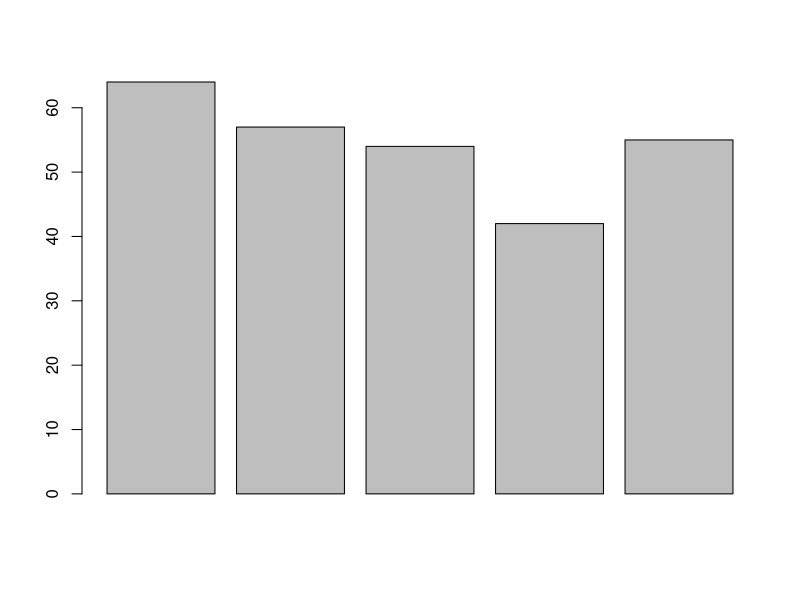
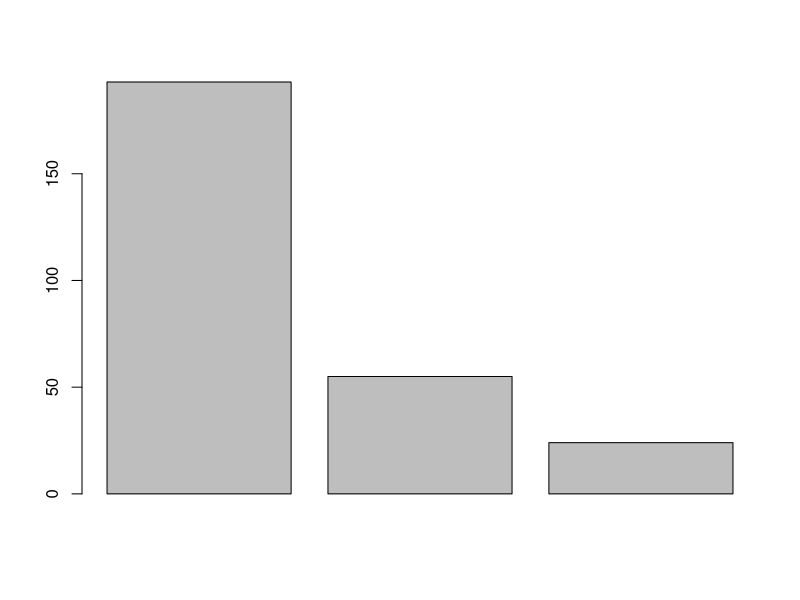

The R script that drew these images, in order:
setwd("Workshops/Week3")
PopDensity <- read.csv("lib/PopDensity.csv")

# see if last digits are distributed uniformly
getLastDigit <- function (x) { x %% 10 }

N <- nrow(PopDensity)
NOfBuckets <- 5
buckets <- numeric(NOfBuckets)
for (i in 1:N) {
  lastDigit <- getLastDigit(PopDensity$X1096[i])
  bucketNo <- floor(lastDigit / 2) + 1
  buckets[bucketNo] <- buckets[bucketNo] + 1
}

observed <- buckets
barplot(observed) # barplot(expected)

expected <- rep(N/NOfBuckets, NOfBuckets)
chisq <- sum((observed - expected)^2/expected); chisq # 4.654412

#
#
#

# see if first digits are distributed uniformly
getFirstDigit <- function (x) { as.numeric(substr(as.character(x), 1, 1))}

N <- nrow(PopDensity)
NOfBuckets <- 3
buckets <- numeric(NOfBuckets)
for (i in 1:N) {
  firstDigit <- getFirstDigit(PopDensity$X1096[i])
  bucketNo <- ceiling(firstDigit / 3)
  buckets[bucketNo] <- buckets[bucketNo] + 1
}

observed <- buckets
barplot(observed) # does not look uniform at all

expected <- rep(N/NOfBuckets, NOfBuckets)
chisq <- sum((observed - expected)^2/expected); chisq # 178.5515
